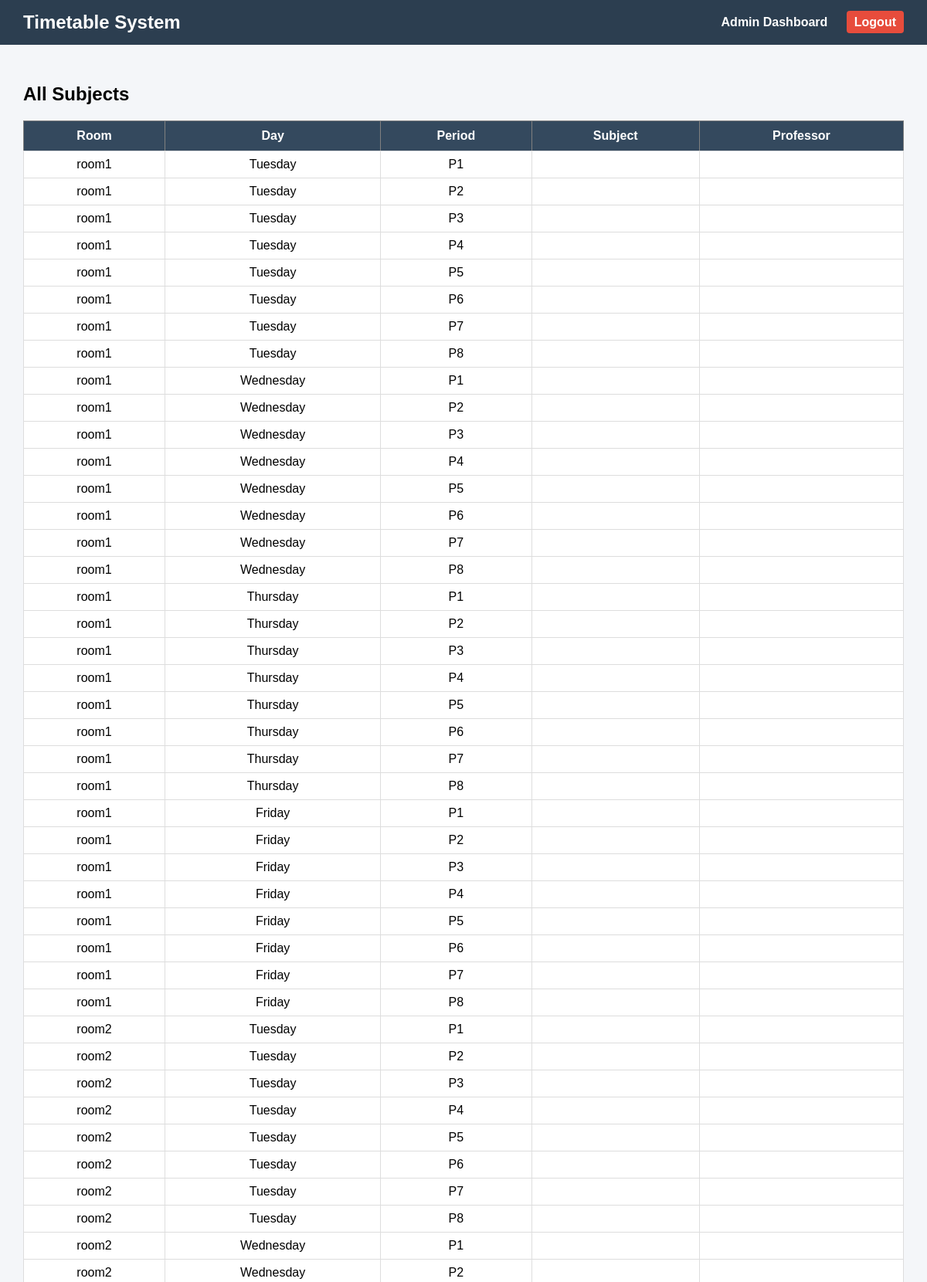
The page /view_all (signed in, upper part) on the database its author committed.
### models.py (models this page shows)
class Timetable(db.Model):
    id = db.Column(db.Integer, primary_key=True)
    room = db.Column(db.String(50))
    day = db.Column(db.String(50))
    period = db.Column(db.String(10))
    department = db.Column(db.String(50))   # CS, Civil, ECE
    subject = db.Column(db.String(100))     # OS, CN, DSA
    professor = db.Column(db.String(100))

### app.py (the view)
@app.route("/view_all")
@login_required
def view_all():
    data = Timetable.query.all()
    return render_template("view_all.html", data=data)

### app.py (called while the page is built)
@login_manager.user_loader
def load_user(user_id):
    return User.query.get(int(user_id))

### templates/view_all.html
{% extends "base.html" %}
{% block content %}
<h2>All Subjects</h2>
<table border="1">
<tr>
<th>Room</th>
<th>Day</th>
<th>Period</th>
<th>Subject</th>
<th>Professor</th>
</tr>
{% for d in data %}
<tr>
<td>{{d.room}}</td>
<td>{{d.day}}</td>
<td>{{d.period}}</td>
<td>{{d.subject}}</td>
<td>{{d.professor}}</td>
</tr>
{% endfor %}
</table>
{% endblock %}

### static/style.css (style rules this page uses)
body { font-family: Arial, sans-serif; margin:0; background:#f4f6f9; }
table { width:100%; border-collapse:collapse; background:white; }
th { background:#34495e; color:white; padding:10px; }
td { border:1px solid #ddd; padding:8px; text-align:center; }

### rows shown on the page
Timetable: room "room1", day "Tuesday", period "P1"
Timetable: room "room1", day "Tuesday", period "P2"
Timetable: room "room1", day "Tuesday", period "P3"
Timetable: room "room1", day "Tuesday", period "P4"
Timetable: room "room1", day "Tuesday", period "P5"
Timetable: room "room1", day "Tuesday", period "P6"
Timetable: room "room1", day "Tuesday", period "P7"
Timetable: room "room1", day "Tuesday", period "P8"
Timetable: room "room1", day "Wednesday", period "P1"
Timetable: room "room1", day "Wednesday", period "P2"
Timetable: room "room1", day "Wednesday", period "P3"
Timetable: room "room1", day "Wednesday", period "P4"
Timetable: room "room1", day "Wednesday", period "P5"
Timetable: room "room1", day "Wednesday", period "P6"
Timetable: room "room1", day "Wednesday", period "P7"
Timetable: room "room1", day "Wednesday", period "P8"
Timetable: room "room1", day "Thursday", period "P1"
Timetable: room "room1", day "Thursday", period "P2"
Timetable: room "room1", day "Thursday", period "P3"
Timetable: room "room1", day "Thursday", period "P4"
Timetable: room "room1", day "Thursday", period "P5"
Timetable: room "room1", day "Thursday", period "P6"
Timetable: room "room1", day "Thursday", period "P7"
Timetable: room "room1", day "Thursday", period "P8"
Timetable: room "room1", day "Friday", period "P1"
Timetable: room "room1", day "Friday", period "P2"
Timetable: room "room1", day "Friday", period "P3"
Timetable: room "room1", day "Friday", period "P4"
Timetable: room "room1", day "Friday", period "P5"
Timetable: room "room1", day "Friday", period "P6"
Timetable: room "room1", day "Friday", period "P7"
Timetable: room "room1", day "Friday", period "P8"
Timetable: room "room2", day "Tuesday", period "P1"
Timetable: room "room2", day "Tuesday", period "P2"
Timetable: room "room2", day "Tuesday", period "P3"
Timetable: room "room2", day "Tuesday", period "P4"
Timetable: room "room2", day "Tuesday", period "P5"
Timetable: room "room2", day "Tuesday", period "P6"
Timetable: room "room2", day "Tuesday", period "P7"
Timetable: room "room2", day "Tuesday", period "P8"
Timetable: room "room2", day "Wednesday", period "P1"
Timetable: room "room2", day "Wednesday", period "P2"
